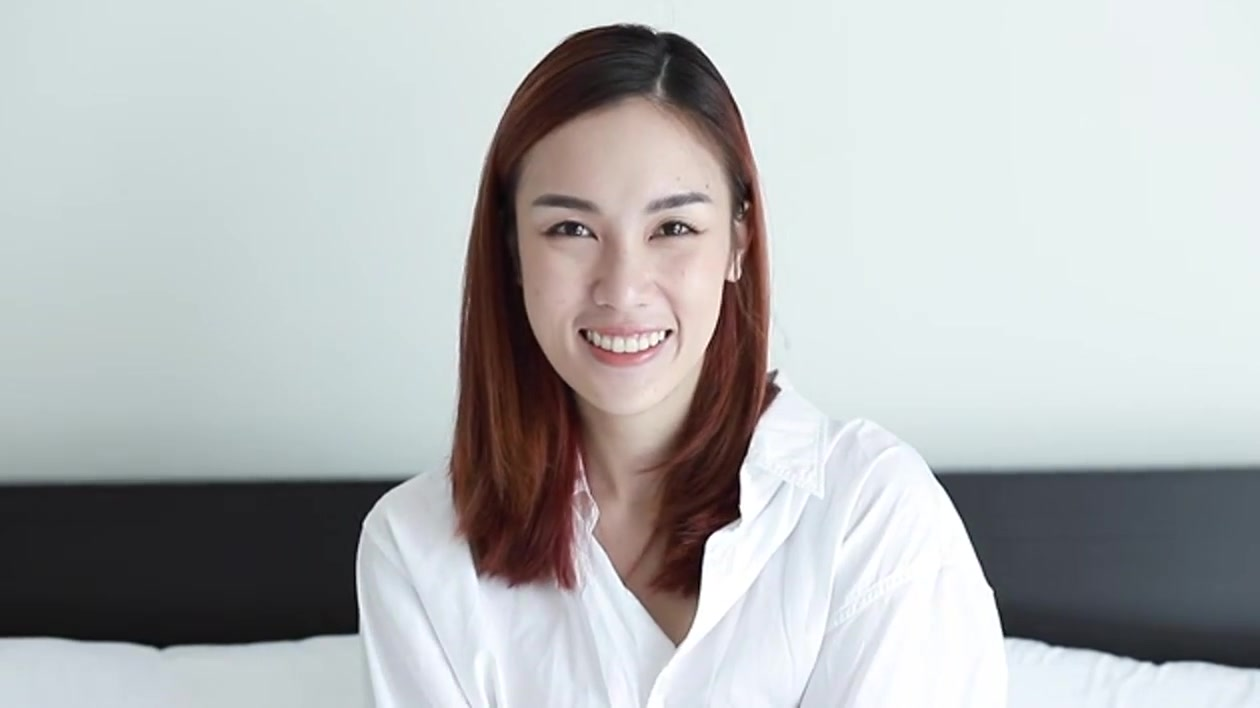
#> input picture data/sample/0a5a3db4535c8b7c21610437b1ca37d7_04.jpg, 1260 x 708 px, found by its file name; its folder holds 5 pictures in this run
$ python dis_flow.py
#> lines starting #> are read from the running program, lines starting #| are printed output that depends on the picture
import cv2
import numpy as np
import os

if __name__=='__main__':
    img_dir = '/Users/atom/data/FlowFaceSegmentation/data/sample'
    img_fn_list = os.listdir(img_dir)
    print(img_fn_list)
    img_1 = cv2.imread(os.path.join(img_dir, '0a5a3db4535c8b7c21610437b1ca37d7_04.jpg'))
#> img_1 is the input picture: shape (708, 1260, 3); mean B, G, R 182.9, 182.2, 179.6
    img_2 = cv2.imread(os.path.join(img_dir, '0a5a3db4535c8b7c21610437b1ca37d7_05.jpg'))
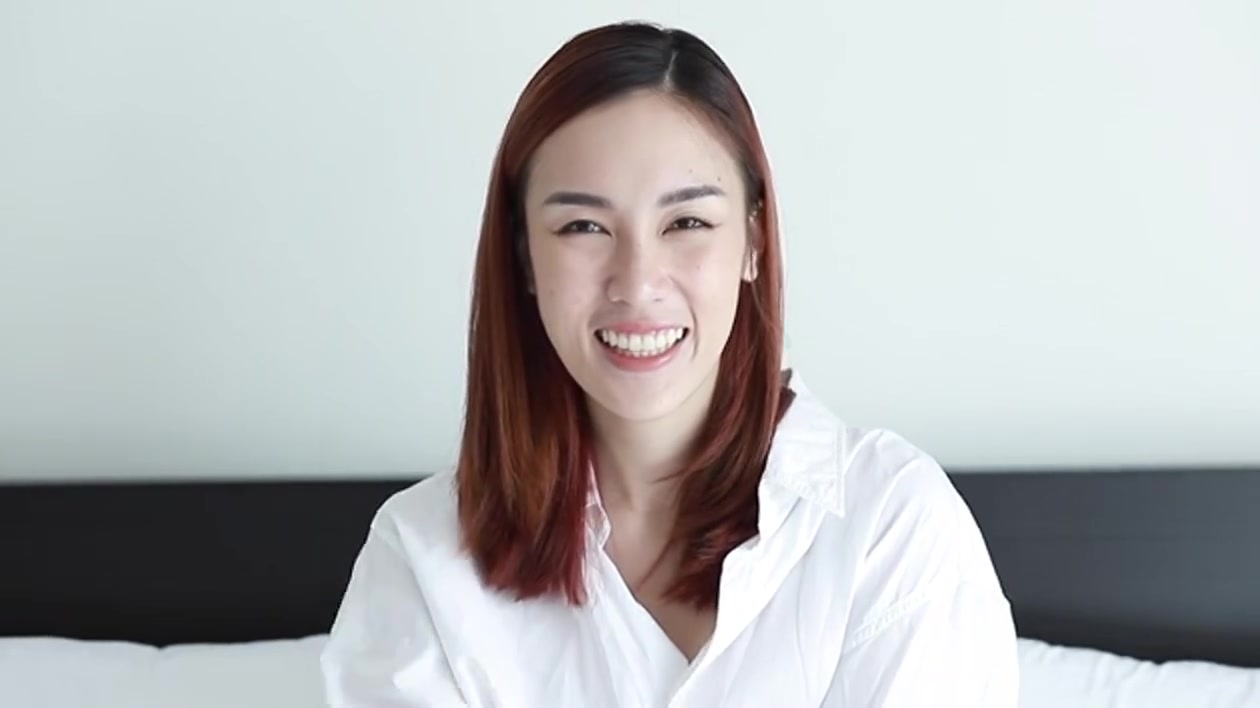
#> input picture data/sample/0a5a3db4535c8b7c21610437b1ca37d7_05.jpg, 1260 x 708 px, found by its file name
#> img_2 is the input picture: shape (708, 1260, 3); mean B, G, R 183.4, 182.7, 180.8
    img_1 = cv2.resize(img_1, dsize=(0, 0), fx=0.3, fy=0.3)
#> img_1: shape (212, 378, 3)
    img_2 = cv2.resize(img_2, dsize=(0, 0), fx=0.3, fy=0.3)
#> img_2: shape (212, 378, 3)


    prvs = cv2.cvtColor(img_1, cv2.COLOR_BGR2GRAY)
    hsv = np.zeros_like(img_1)
    dis = cv2.DISOpticalFlow_create(2)

    next = cv2.cvtColor(img_2, cv2.COLOR_BGR2GRAY)
    flow = dis.calc(prvs, next, None, )
    # flow = cv.calcOpticalFlowFarneback(prvs,next, None, 0.5, 3, 15, 3, 5, 1.2, 0)

    mag, ang = cv2.cartToPolar(flow[..., 0], flow[..., 1])
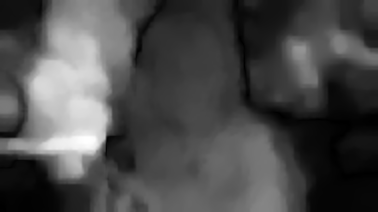
#> mag: shape (212, 378) float32; min 0.0147, max 17.89, mean 5.25; drawn with min black and max white
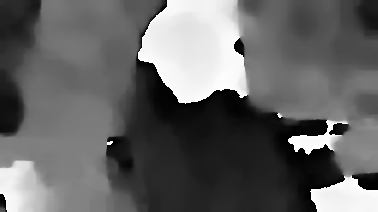
#> ang: shape (212, 378) float32; min 2.15e-05, max 6.28, mean 2.48; drawn with min black and max white
    hsv[..., 0] = ang * 180 / np.pi / 2
    hsv[..., 1] = cv2.normalize(mag, None, 0, 255, cv2.NORM_MINMAX)
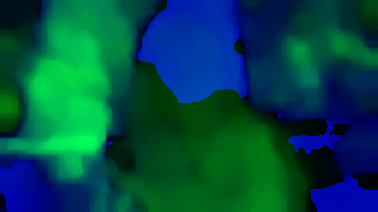
#> hsv: shape (212, 378, 3); mean of channels 0, 1, 2 70.6, 74.2, 0; drawn as B, G, R
    hsv[..., 2] = 255
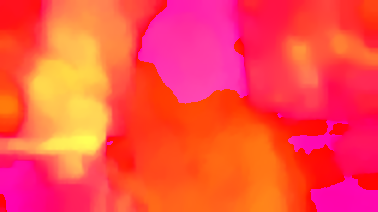
#> hsv: shape (212, 378, 3); mean of channels 0, 1, 2 70.6, 74.2, 255; drawn as B, G, R
    bgr = cv2.cvtColor(hsv, cv2.COLOR_HSV2BGR)
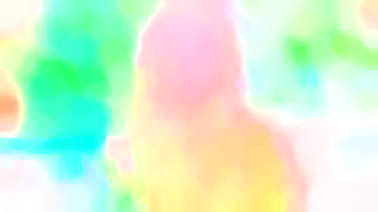
#> bgr: shape (212, 378, 3); mean B, G, R 208.1, 241.4, 209.7
    result = cv2.hconcat([img_1, img_2, bgr])
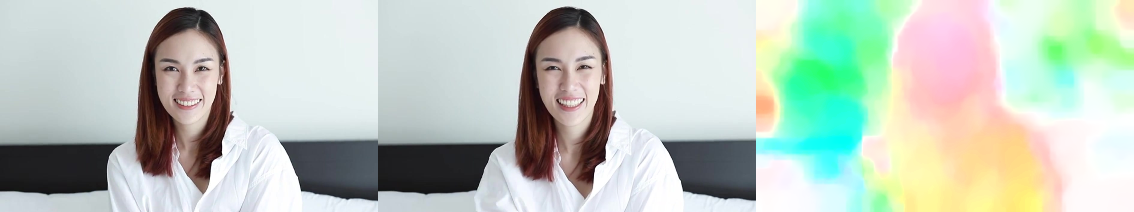
#> result: shape (212, 1134, 3); mean B, G, R 191.4, 202, 190
    cv2.imshow('result', result)
    cv2.waitKey(0)
